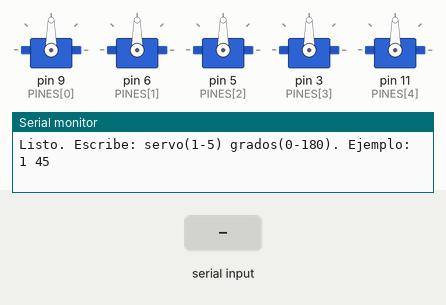
Bench run of a sketch on a simulated Arduino Uno, built with avr-gcc and run on an emulated ATmega328P. Parts: 5 × servo, the last lines printed to the serial monitor. Inputs (shaded band) come from the test bench.

Above: at 2.7 s.
2.8 s: "5\n" received over Serial
At 3.37 s:
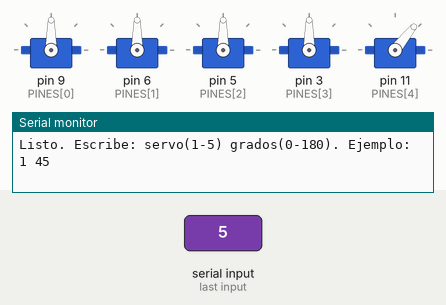
At 4.5 s:
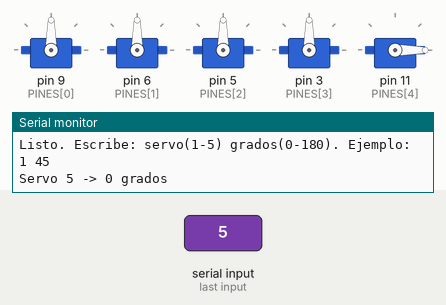
5.4 s: "90,45\n" received over Serial
Timing chart, 0 to 8.4 s (numbered marks = the images above; inputs shaded):
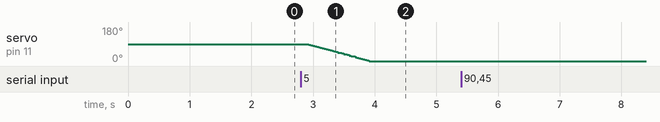

The sketch:

codigo.ino
```cpp
#include <Servo.h>

const int NUM_SERVOS = 5; //Cantidad de servos del brazo

//Pines donde estan conectados los servos:
//Placa base, Hombro, Codo, Muñeca, Pinzas
const int PINES[NUM_SERVOS] = {9, 6, 5, 3, 11};

Servo servos[NUM_SERVOS]; //0: Placa base, 1: Hombro, 2: Codo, 3: Muñeca, 4: Pinzas

int actual[NUM_SERVOS] = {90, 90, 90, 90, 90}; //Posiciones actuales de los servos

void setup() { //Configuracion de los pines

  Serial.begin(9600);      //Iniciamos la comunicacion serie (igual que el Monitor Serie)
  Serial.setTimeout(100);  //Tiempo maximo de espera al leer numeros (evita pausas de 1 segundo)

  for(int i = 0; i < NUM_SERVOS; i++) {
    servos[i].attach(PINES[i]); //Conectamos cada servo a su pin
    servos[i].write(actual[i]); //Posicion inicial de todos los servos
  }

  delay(1500); //Esperamos a que los servos lleguen a su posicion

  Serial.println("Listo. Escribe: servo(1-5) grados(0-180). Ejemplo: 1 45");
}

void moverBrazo(const int destino[], int duracion) {

  int inicio[NUM_SERVOS]; //Guardamos las posiciones iniciales
  int meta[NUM_SERVOS];   //Destinos ya limitados al rango valido

  for(int i = 0; i < NUM_SERVOS; i++) {
    inicio[i] = actual[i];
    //Guardamos donde esta cada servo para saber desde donde empezar

    meta[i] = constrain(destino[i], 0, 180);
    //Limitamos el destino entre 0 y 180 grados para proteger el servo
  }

  int updates = duracion / 15; //Calculamos cuantas actualizaciones tendremos

  if(updates < 1) {
    updates = 1; //Evitamos que el numero de actualizaciones sea cero
  }

  //Recorremos todas las actualizaciones del movimiento
  for(int update = 1; update <= updates; update++) {

    //Recorremos los cinco servos
    for(int i = 0; i < NUM_SERVOS; i++) {

      //Calculamos la posicion intermedia de cada servo
      //(long evita el desbordamiento de int en Arduino UNO)
      int posicion = inicio[i] +
      (long)(meta[i] - inicio[i]) * update / updates;

      //Enviamos los grados calculados al servo correspondiente
      servos[i].write(posicion);
    }

    delay(15); //Esperamos 15 milisegundos antes de la siguiente actualizacion
  }

  //Actualizamos las posiciones actuales de los cinco servos
  for(int i = 0; i < NUM_SERVOS; i++) {
    actual[i] = meta[i];
  }
}

void loop() {

  //Solo actuamos si llego algo por el Monitor Serie
  if(Serial.available() > 0) {

    int numServo = Serial.parseInt(); //Primer numero: cual servo (1 a 5)
    int grados = Serial.parseInt();   //Segundo numero: a cuantos grados

    //Limpiamos lo que haya sobrado en el buffer (por ejemplo el salto de linea)
    while(Serial.available() > 0) {
      Serial.read();
    }

    //Validamos que el servo exista
    if(numServo < 1 || numServo > NUM_SERVOS) {
      Serial.println("Servo invalido. Usa un numero del 1 al 5.");
      return;
    }

    //Copiamos las posiciones actuales para mover solo el servo elegido
    int destino[NUM_SERVOS];
    for(int i = 0; i < NUM_SERVOS; i++) {
      destino[i] = actual[i];
    }

    destino[numServo - 1] = grados; //Cambiamos solo el servo pedido (indice = numero - 1)

    moverBrazo(destino, 1000); //Movemos el brazo en 1000 milisegundos

    //Confirmamos en el Monitor Serie donde quedo el servo
    Serial.print("Servo ");
    Serial.print(numServo);
    Serial.print(" -> ");
    Serial.print(actual[numServo - 1]);
    Serial.println(" grados");
  }
}
```

Measured:
- after the input at 2.8 s, servo on pin 11 (PINES[4]): moves from 90° to 0° over 1.0 s, starting after 0.10 s
